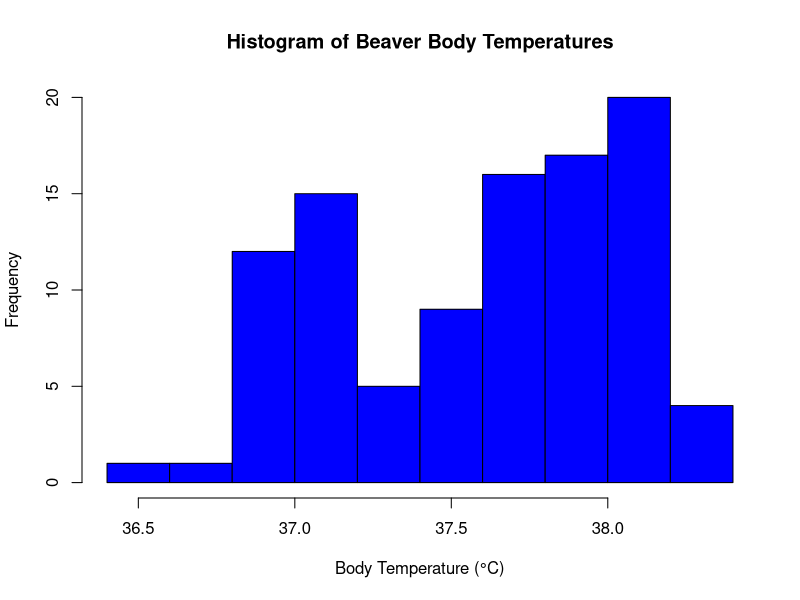

Write the R code that produced this figure. (Note: this script raises an error after producing the figure.)
?beavers
str(beaver2)
View(beaver2)

beavers <- as.factor(beaver2$activ)
beavers
str(beavers)
beaver2$activ <- beavers
str(beaver2) 


beaver2_data <- beaver2

#Null Hypothesis (H0): Activity has no effect on the beaver's body temperature. 
#This implies the mean body temperature of active periods equals the mean body temperature of inactive periods.

#Alternative Hypothesis(H1): Activity does affect the beaver's body temperature. 
#This implies a significant difference between the mean body temperatures during active and inactive periods.


str(beaver2_data)

beaver2_data$activ <- factor(beaver2_data$activ, labels = c("no","yes"))
str(beaver2_data)
View(beaver2_data)


# Creating the histogram
hist(beaver2_data$temp, breaks = 10, col = 'blue', main = 'Histogram of Beaver Body Temperatures',
     xlab = 'Body Temperature (°C)', ylab = 'Frequency')


windows(20,10)
attach(beaver2_data)
histogram(~temp | activ,
          data = beaver2_data,
          main = 'Histogram of Beaver Body Temperatures', 
          xlab = 'Body Temperature', ylab = 'Frequency')
detach(beaver2_data)

qqnorm(temp)
qqline(temp,col = "red")


attach(beaver2_data)
windows(20,10)
par(mfrow = c(1,2))
with(beaver2_data,{
  qqnorm(temp[activ == "yes"],
         main = "beavers activ data")
  qqline(temp[activ=="yes"])
})

with(beaver2_data,{
  qqnorm(temp[activ == "no"],
         main = "beavers inactiv data")
  qqline(temp[activ=="no"])
})
detach(beaver2_data)


normality_test <- shapiro.test(beaver2_data$temp)
normality_test
normality_test$p.value

attach(beaver2_data)
wilcox.test(temp~activ)



library(psych)

windows(16,10)
pairs(beaver2_data, labels = colnames(beaver2_data),main = "beavers dataset correlation plot")

windows(16,10)
pairs.panels(beaver2_data,
             smooth = TRUE,
             scale = FALSE,
             density = TRUE,
             ellipses = TRUE,
             method = "spearman",
             pch = 21,
             lm =FALSE,
             cor = TRUE,
             jiggle = FALSE,
             factor = 2,
             hist.col = 4,
             stars = TRUE,
             ci = TRUE)
